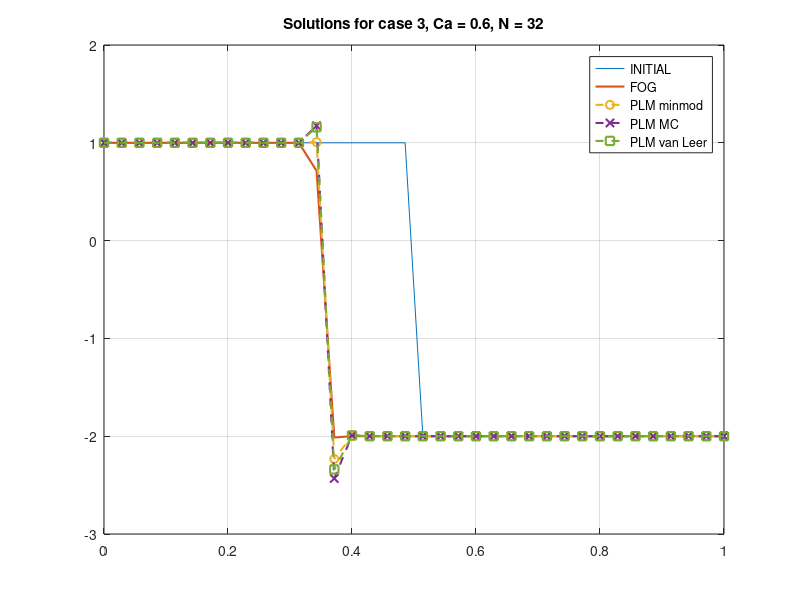

The MATLAB script that drew this image:
clear all; close all

data1 = importdata('output_FOG.dat');
data2 = importdata('output_PLM_limiter_4.dat');
data3 = importdata('output_PLM_limiter_5.dat');
data4 = importdata('output_PLM_limiter_6.dat');

x1 = linspace(0,1,length(data1(1,2:end)));
x2 = linspace(0,1,length(data2(1,2:end)));
x3 = linspace(0,1,length(data3(1,2:end)));
x4 = linspace(0,1,length(data4(1,2:end)));


figure(1)
plot(x1,data1(1,2:end),'DisplayName','INITIAL')
hold on
grid on
plot(x1,data1(end,2:end),'-','LineWidth',1.5, 'DisplayName','FOG')
plot(x2,data2(end,2:end),'--o','LineWidth',1.5,'DisplayName','PLM minmod')
plot(x3,data3(end,2:end),'--x','LineWidth',1.5,'DisplayName','PLM MC')
plot(x4,data4(end,2:end),'--square','LineWidth',1.5,'DisplayName','PLM van Leer')
 %ylim([-3,3])
legend()
title("Solutions for case 3, Ca = 0.6, N = 32")
hold off

%figure(2)
 %   for t = 1:length(data1(:,1))
  %      u = data1(t,2:end);
   %     plot(x,u,'linewidth',1.5)
    %    xlim([0,1])
     %   ylim([-1.1,1.1])
      %  grid minor
       % pause(1.0)

 
     %end
